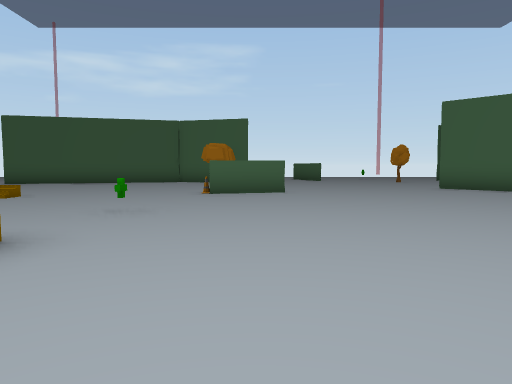
view 1 (above)

24 first-person views from a walk through a 3-D level made in the Unity game engine. The camera is 1.3 m above the floor, tilts 4° down and sees 70° across. The floor is counted in squares, 2 m on a side. Each view is taken from the middle of a square. On the plan, view 1 faces up. The plan holds only what a view shows up to about 11 squares ahead; the rest is blank. The place goes on beyond the plan. The player character is not drawn.

view 2
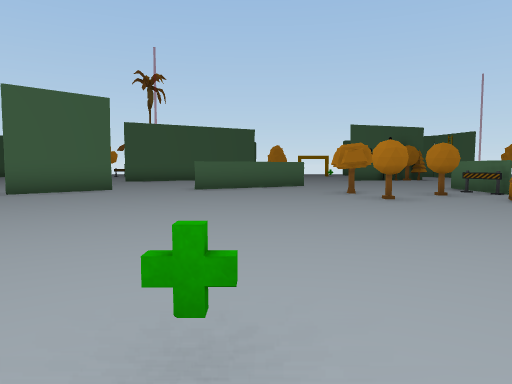

view 3
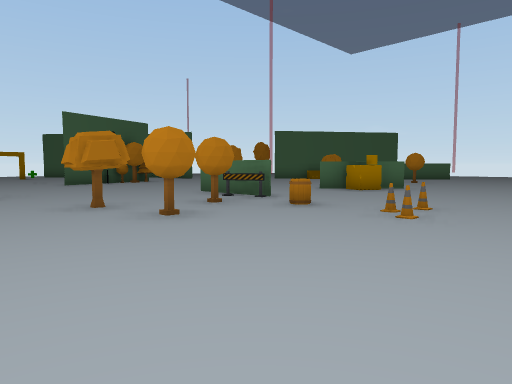

view 4
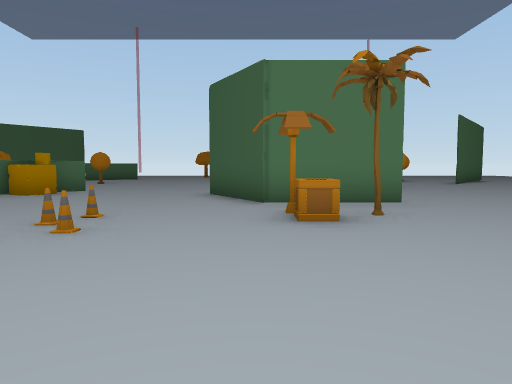

view 5
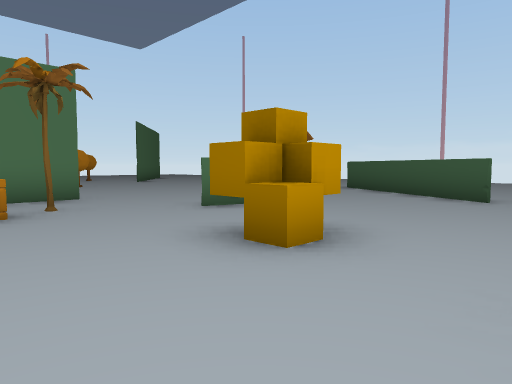

view 6
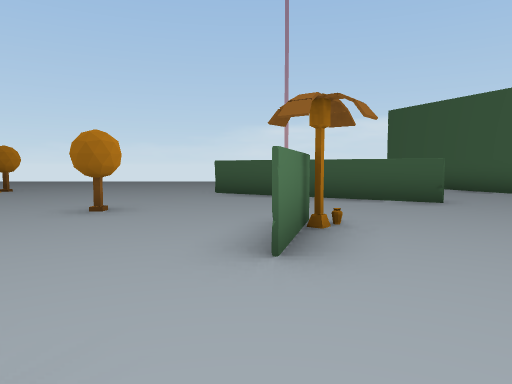

view 7
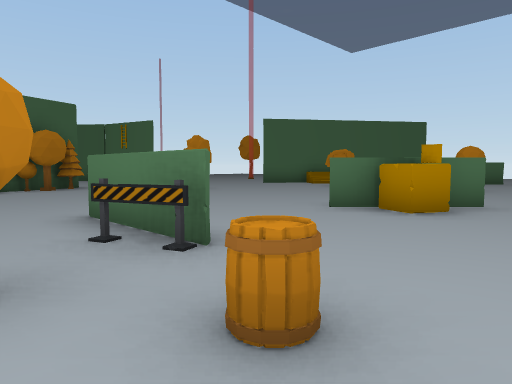

view 8
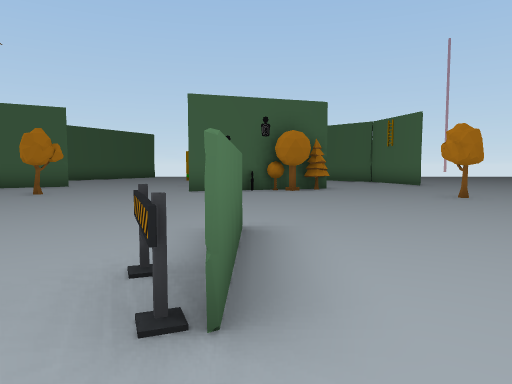

view 9
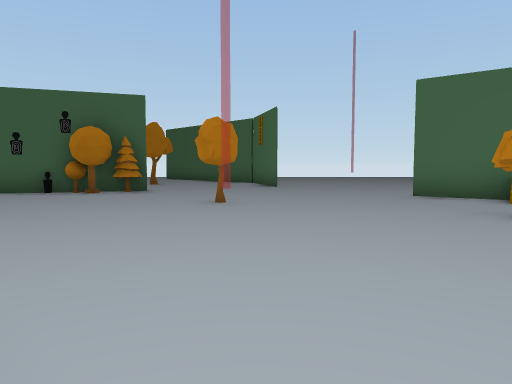

view 10
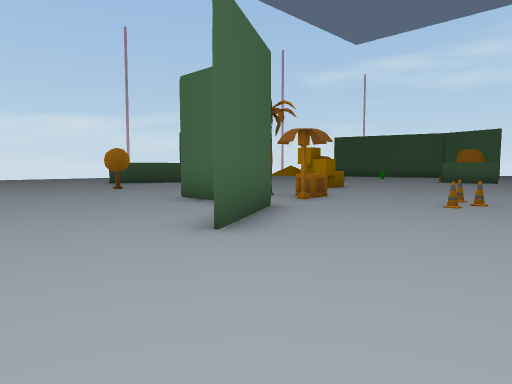

view 11
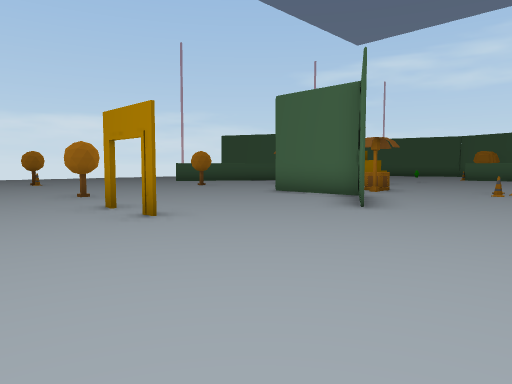

view 12
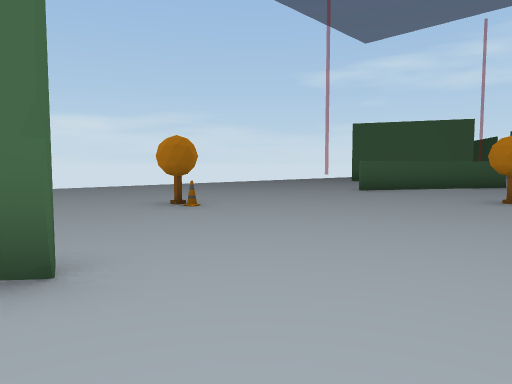

view 13
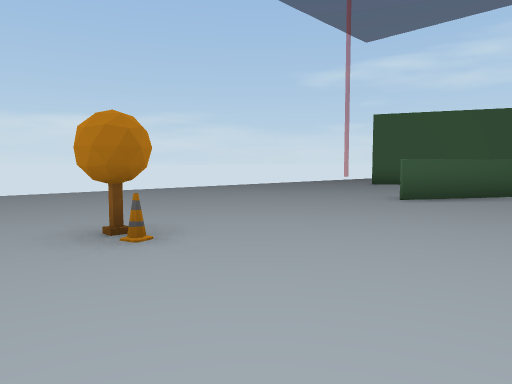

view 14
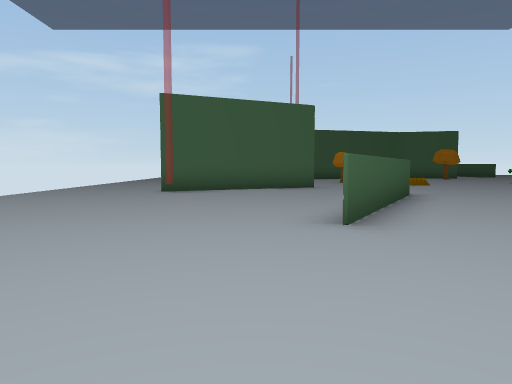

view 15
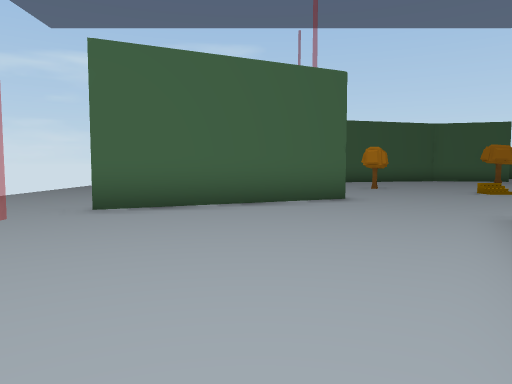

view 16
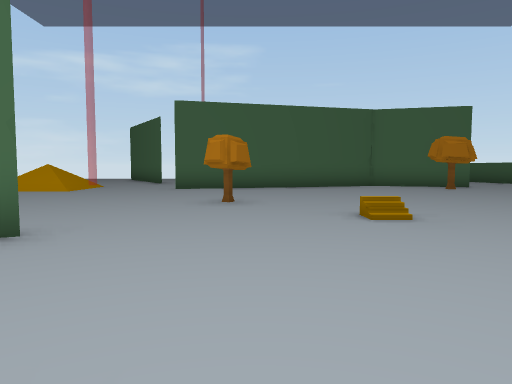

view 17
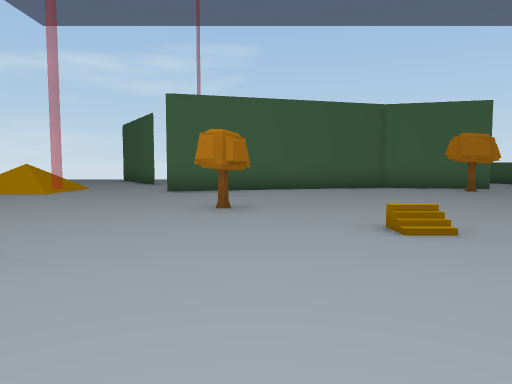

view 18
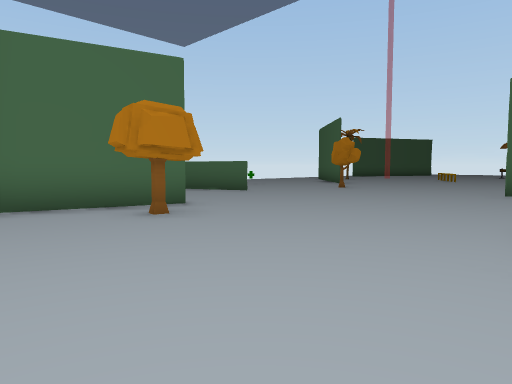

view 19
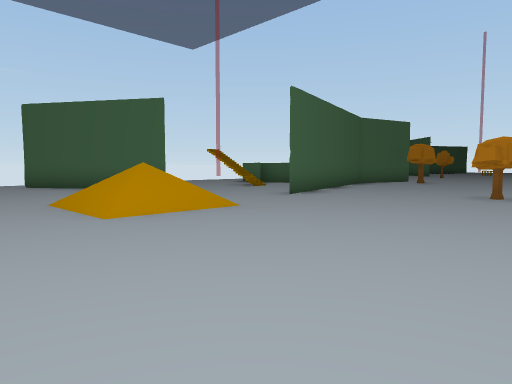

view 20
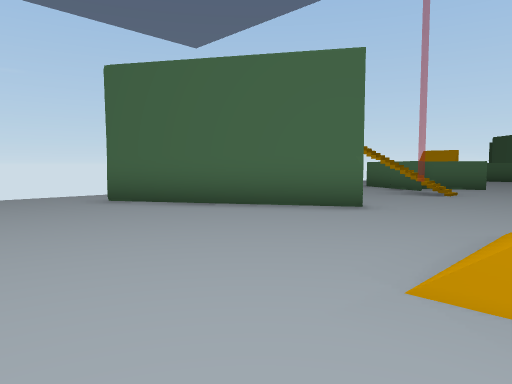

view 21
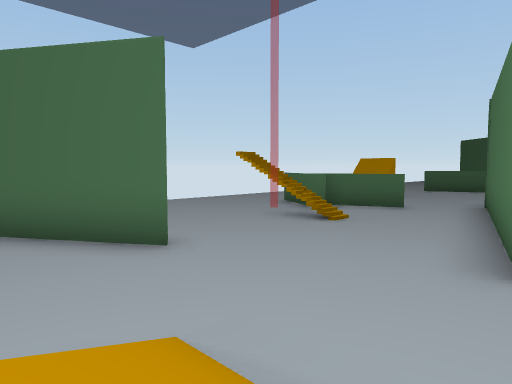

view 22
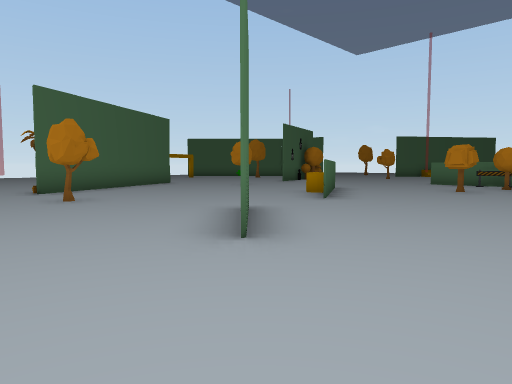

view 23
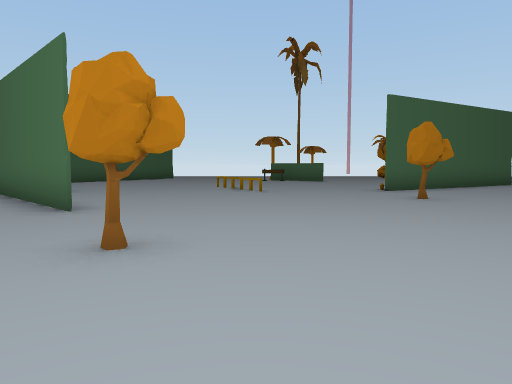

view 24
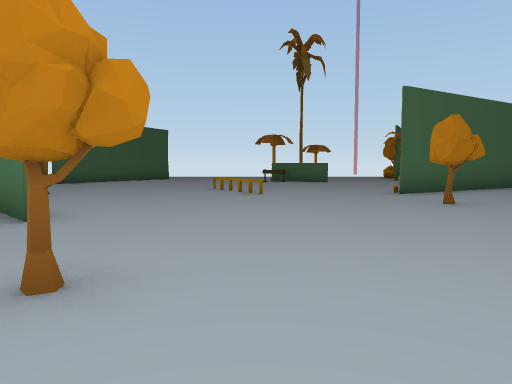

### Floor plan
Key: @ floor where view 1 was taken; # wall or solid block; . floor; / step, stairs or slope; = window, fence, low wall or low ledge; v drop or lower ground; T tree; B barrel; A barrier; C cone; P palm tree; R crate; I pine tree; O other object.
Columns run from 17 left of view 1 to 16 right of it. Each row starts with its distance up from view 1.
 22   ...
 21   ...    ....
 20   ..##  .....               #  ..
 19   ...#  ....#              ## O..
 18   ...##...###      #     .##.....
 17  .....#.=./.#...  .##.  ..#......
 16  ................ ...............
 15  ..........######......T.......O.
 14  ..///..####...#T.............O..
 13   .///..........T....=...........
 12   ...............................
 11  ..........................T.....
 10  ........TT............##..T..O..
  9 v.......=.......O#............##
  8 v....  ........................#
  7  ..    ........................##
  6  ...  ##.................#......#
  5 v...###........O.........OO......
  4 v.........................#...T..
  3  ........#....O........T.........
  2  .......##....O......T.T.........
  1   ...=..#...P.........T..........
  0   .....##...##...@.C.B.A.......#
 -1  ......#.......PPR.C...##......O
 -2  ..........T...................T
 -3  ..............###.............I..
 -4  ................##...O#..........
 -5 v.....................O......T....
 -6 v......C...................=......
 -7  ......T.....T....................
 -8      ..........#.#..... ..........
 -9        ................   .T......
-10          #...     .....T  TT.##...

Where each view was taken, in squares from view 1:
view 1: 0 up, 0 right, facing up
view 2: 5 up, 3 left, facing right
view 3: 5 up, 0 right, facing down-right
view 4: 4 up, 0 right, facing down
view 5: 5 up, 0 right, facing down-left
view 6: 0 up, 1 left, facing left
view 7: 1 up, 3 right, facing down-right
view 8: 1 down, 4 right, facing right
view 9: 6 down, 5 right, facing right
view 10: 7 down, 4 right, facing up-left
view 11: 10 down, 4 right, facing up-left
view 12: 10 down, 5 left, facing up-left
view 13: 8 down, 7 left, facing up-left
view 14: 5 down, 11 left, facing up
view 15: 1 down, 11 left, facing up
view 16: 3 up, 7 left, facing up
view 17: 4 up, 7 left, facing up
view 18: 9 up, 4 left, facing up-right
view 19: 8 up, 16 left, facing up-right
view 20: 14 up, 16 left, facing up-right
view 21: 13 up, 13 left, facing up-right
view 22: 13 up, 3 right, facing down-right
view 23: 14 up, 3 right, facing right
view 24: 14 up, 4 right, facing right
